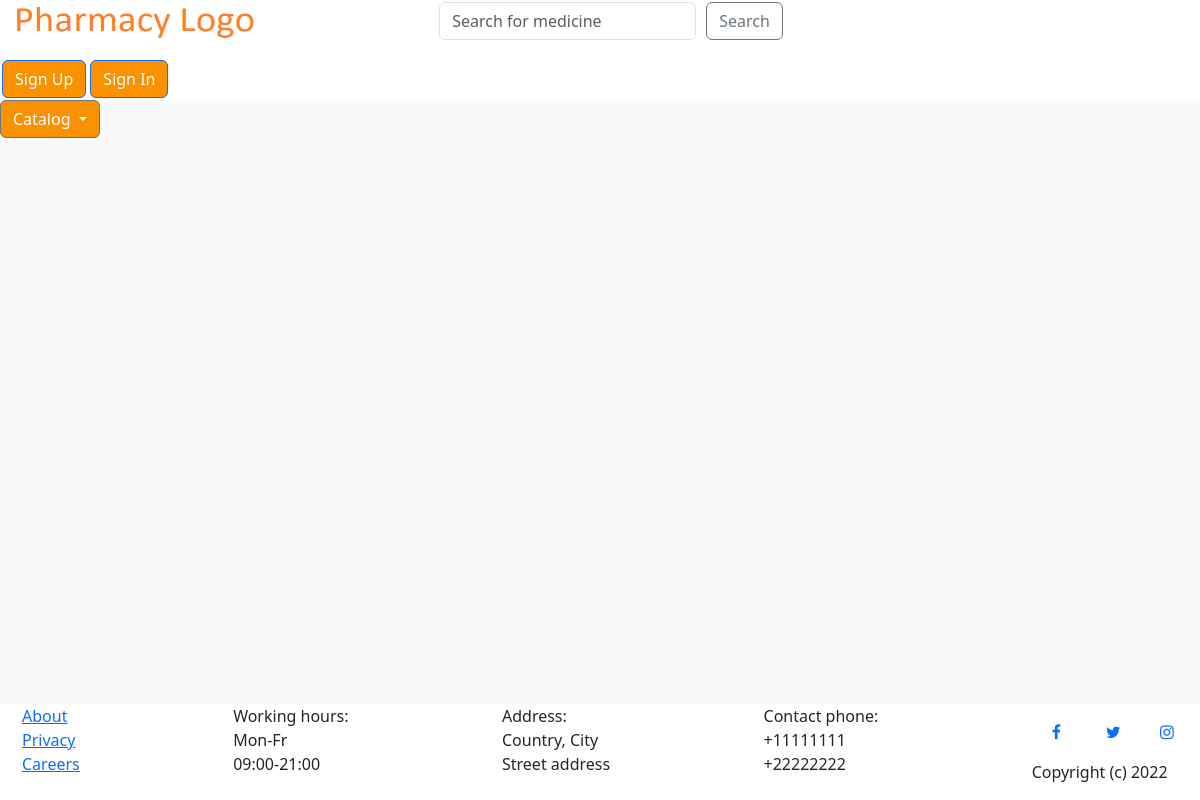
/articles/, run on an earlier commit of the app's database.
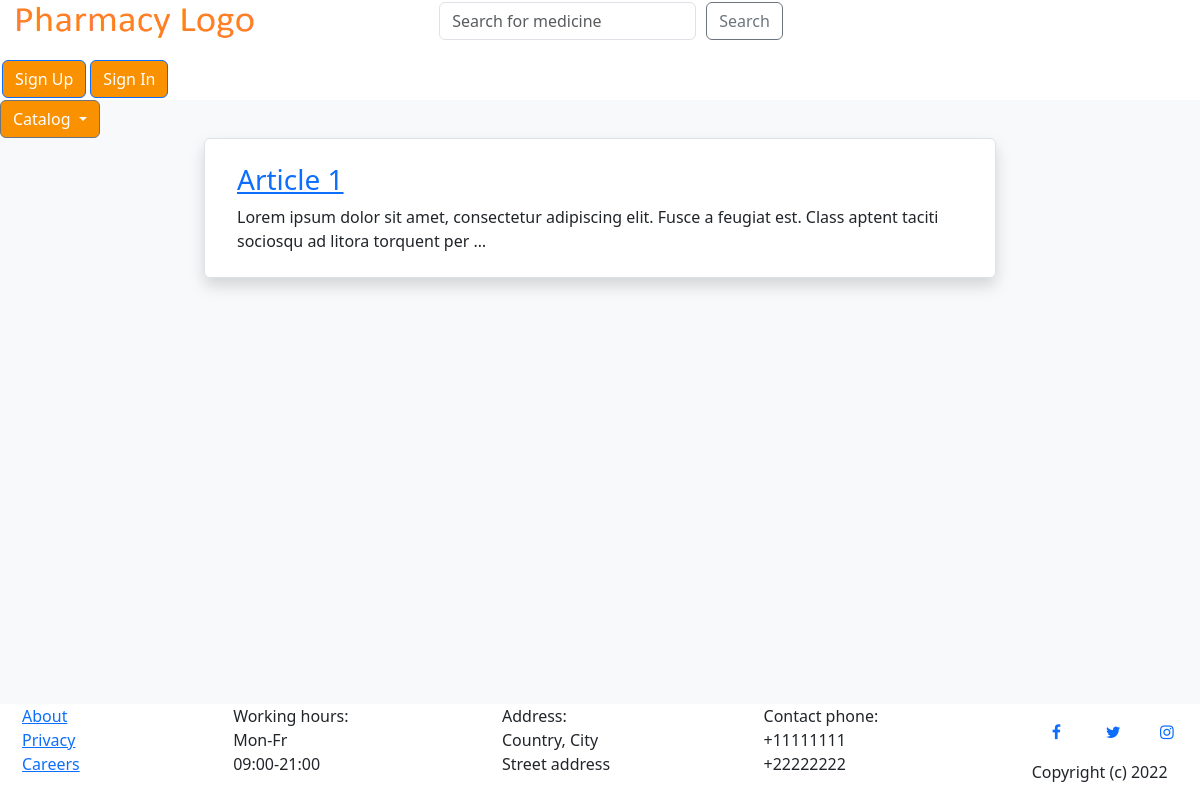
And on a later commit of the database.
### articles/models.py (models this page shows, shortened)
class Article(models.Model):
    id = models.AutoField(primary_key=True)
    title = models.CharField(max_length=100)
    content = models.TextField()
    post_date = models.DateTimeField(default=timezone.now)
    picture = models.ImageField(blank=True, upload_to=article_image_dir)

### articles/views.py (the view)
# urls.py: path('', ArticlesHomeView.as_view(), name='articles-home'),
class ArticlesHomeView(ListView):
    model = Article
    template_name = 'articles/articles-home.html'
    context_object_name = 'articles'
    ordering = ['-post_date']
    paginate_by = 1

### articles/templates/articles/articles-home.html (shortened to what this page needs)
{% extends "articles/articles-base.html" %}
{% block title %}
  <head>
  </head>
{% endblock %}
{% block content %}
{% for article in articles %}
  <body>
    <div class="row">
      <div class="col-lg-8 mx-auto">
          <ul class="list-group shadow">
              <li class="list-group-item">
                  <div class="media align-items-lg-center flex-column flex-lg-row p-3">
                      <div class="media-body order-2 order-lg-1">
                          <h3><a class="mr-2" href="{% url 'articles-detail' article.id %}">{{article.title}}</a></h3>
                          <div class="d-flex align-items-center justify-content-between mt-1">
                              {{article.content | truncatewords:20}}
                          </div>
                      </div>
                  </div>
              </li>
          </ul>
      </div>
  </div>
  {% endfor %}
</body>
{% endblock %}

What changed in the data, as far as the page shows it:
added Article: title "Article 1", content "Lorem ipsum dolor sit amet, consectetur adipiscing elit. Fusce a feugiat est. Class aptent taciti sociosqu ad litora torquent per …"
